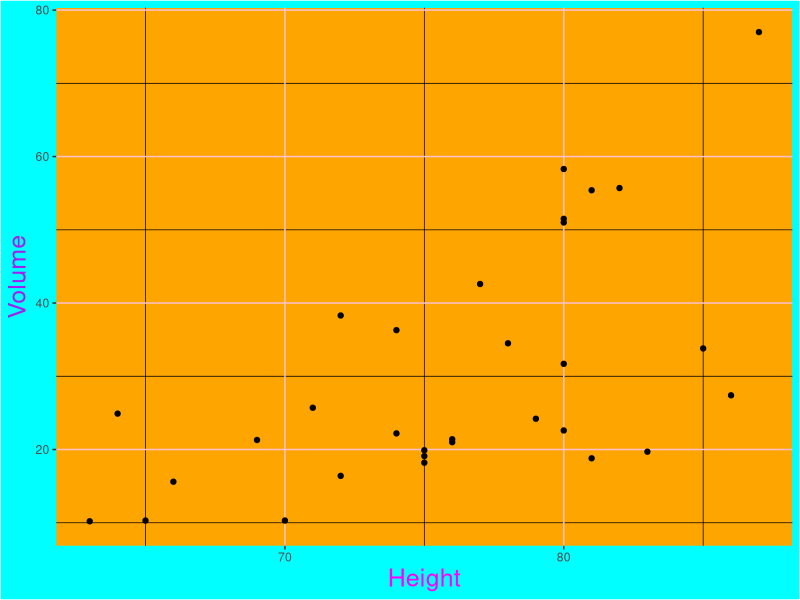

Write the R code that produced this figure.
## ---- chunk 1
library(tidyverse)
## ---- chunk 2
vector_1 <- c(2,4,6,8,10,12)

vector_sum <- vector(mode = "numeric", length = (length(vector_1)-1))

for (i in seq(from = 2, to = 6, by =1))
{
  sum_i <- sum(vector_1[i], vector_1[i-1])
  vector_sum[i-1] <- sum_i
}
vector_sum

## ---- chunk 3
ggplot(trees, aes(x = Height, y = Volume))+
  geom_point()+
  theme(title = element_text(size = 18, color = "purple"),
        panel.background = element_rect(fill = "orange"),
        axis.title.x = element_text(color = "magenta"),
        panel.grid = element_line(color = "pink"),
        panel.grid.minor = element_line(color= "black"),
        plot.background = element_rect(fill = "cyan"))
